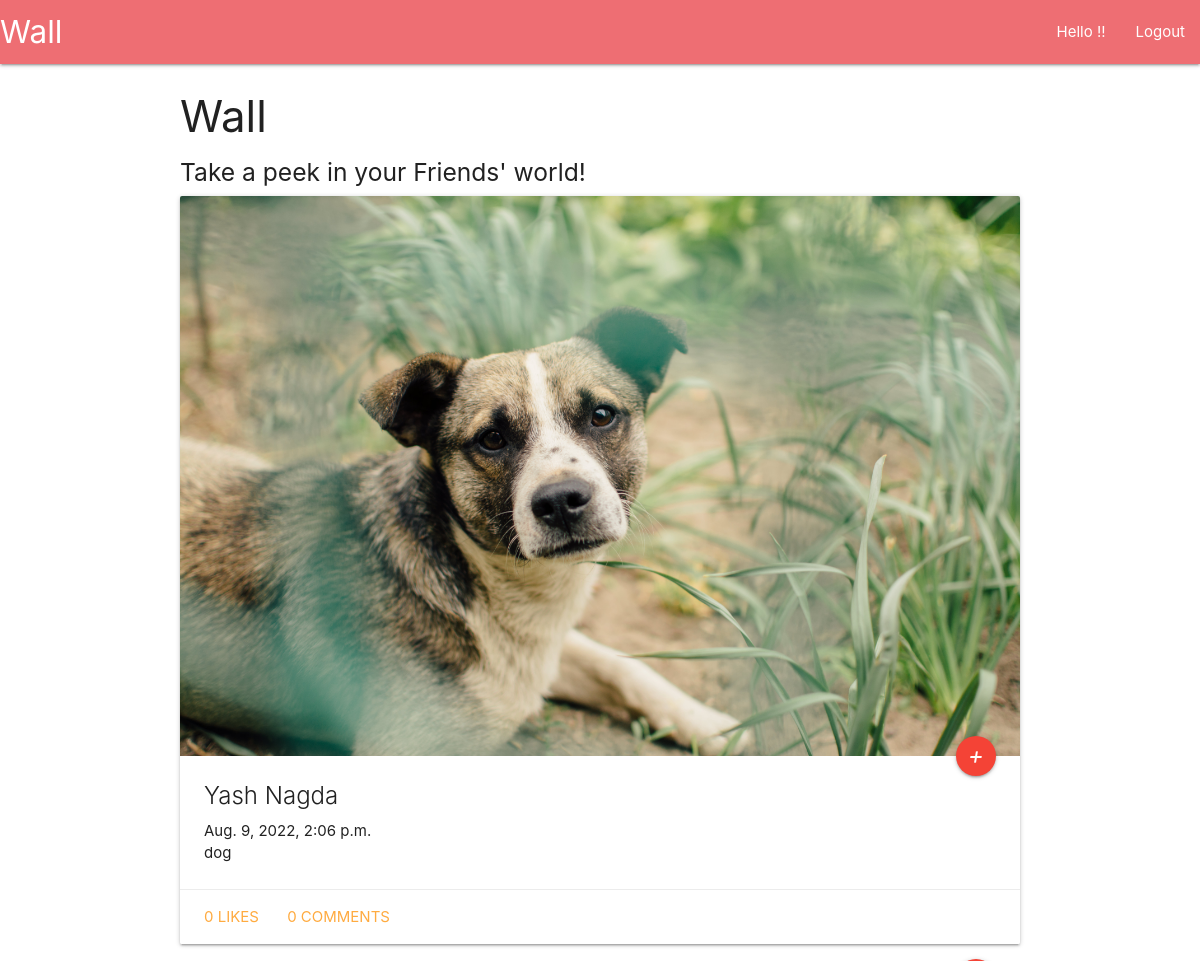
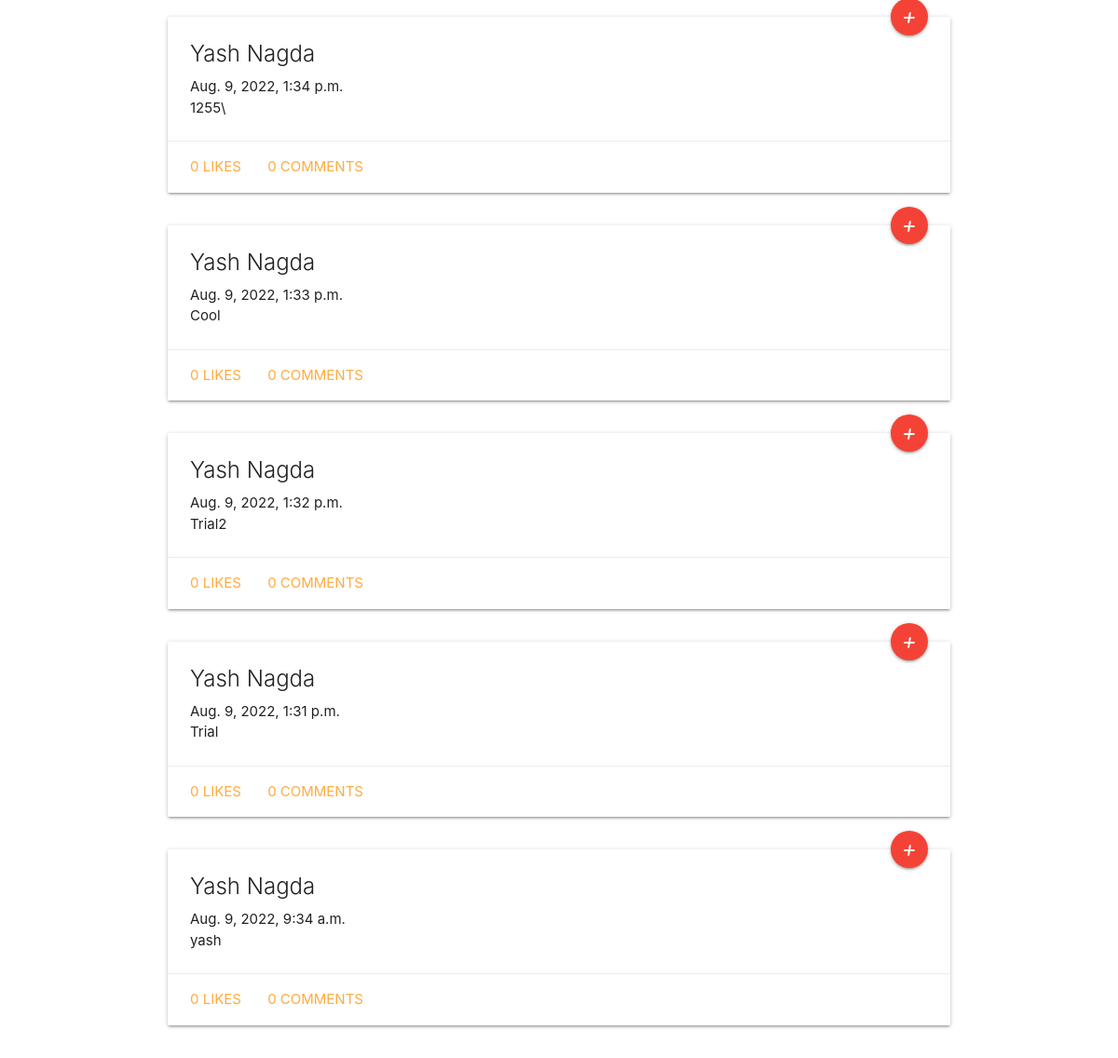
The app's page / (signed in) with its own data (2 pictures, top to bottom).
### social/models.py (models this page shows)
class Post(models.Model):
    user = models.ForeignKey(User, on_delete=models.CASCADE)
    created_at = models.DateTimeField(auto_now=True)
    content = models.TextField()
    image = models.ImageField(blank = True)

### social/views.py (the view)
# urls.py: path('',views.Wall.as_view()),
class Wall(LoginRequiredMixin,ListView):
    context_object_name= 'posts'
    template_name = 'social/wall.html'
    login_url = 'auth/login'
    def get_queryset(self):
        friendId = [friends.person2 for friends in models.Friends.objects.filter(person1 = self.request.user)]
        friendId = friendId + [friends.person1 for friends in models.Friends.objects.filter(person2 = self.request.user)]
        return models.Post.objects.filter(user__in = friendId).order_by('-created_at')

### templates/social/wall.html
{% extends 'base.html' %}
{%block content%}
<div class="container">
    <h3> Wall </h3>
    <h5> Take a peek in your Friends' world!</h5>
    {% for post in posts%}
    <div class="row">
        <div class="col-s6">
            {% include 'social/components/post.html' %}
        </div>
    </div>
    {% endfor %}
</div>
{%endblock%}

### templates/social/components/post.html (shortened to what this page needs)
<div class="card">
    <div class="card-image">
        {%if post.image%}
            <img src="/media/{{post.image}}" width="10">
        {%endif%}
      <a class="btn-floating halfway-fab waves-effect waves-light red"><i class="material-icons">+</i></a>
    </div>
    <div class="card-content">
      <span class="card-title">{{post.user.first_name}} {{post.user.last_name}}</span>
      <p> {{post.created_at}} </p>
      <p> {{post.content}} </p>
    </div>
    <div class="card-action">
      <a href = "#" onclick="likepost({{post.id}})"> {{post.likes.count}} Likes</a>
      <a class='modal-trigger'href = '#postmodal{{post.id}}'> {{post.comments.count}} Comments</a>
    </div>
  </div>

### records on screen
Post: image (picture), user.first_name "Yash", user.last_name "Nagda", created_at "Aug. 9, 2022, 2:06 p.m.", content "dog", likes.count "0", comments.count "0"
Post: user.first_name "Yash", user.last_name "Nagda", created_at "Aug. 9, 2022, 1:34 p.m.", content "1255\\", likes.count "0", comments.count "0"
Post: user.first_name "Yash", user.last_name "Nagda", created_at "Aug. 9, 2022, 1:33 p.m.", content "Cool", likes.count "0", comments.count "0"
Post: user.first_name "Yash", user.last_name "Nagda", created_at "Aug. 9, 2022, 1:32 p.m.", content "Trial2", likes.count "0", comments.count "0"
Post: user.first_name "Yash", user.last_name "Nagda", created_at "Aug. 9, 2022, 1:31 p.m.", content "Trial", likes.count "0", comments.count "0"
Post: user.first_name "Yash", user.last_name "Nagda", created_at "Aug. 9, 2022, 9:34 a.m.", content "yash", likes.count "0", comments.count "0"
